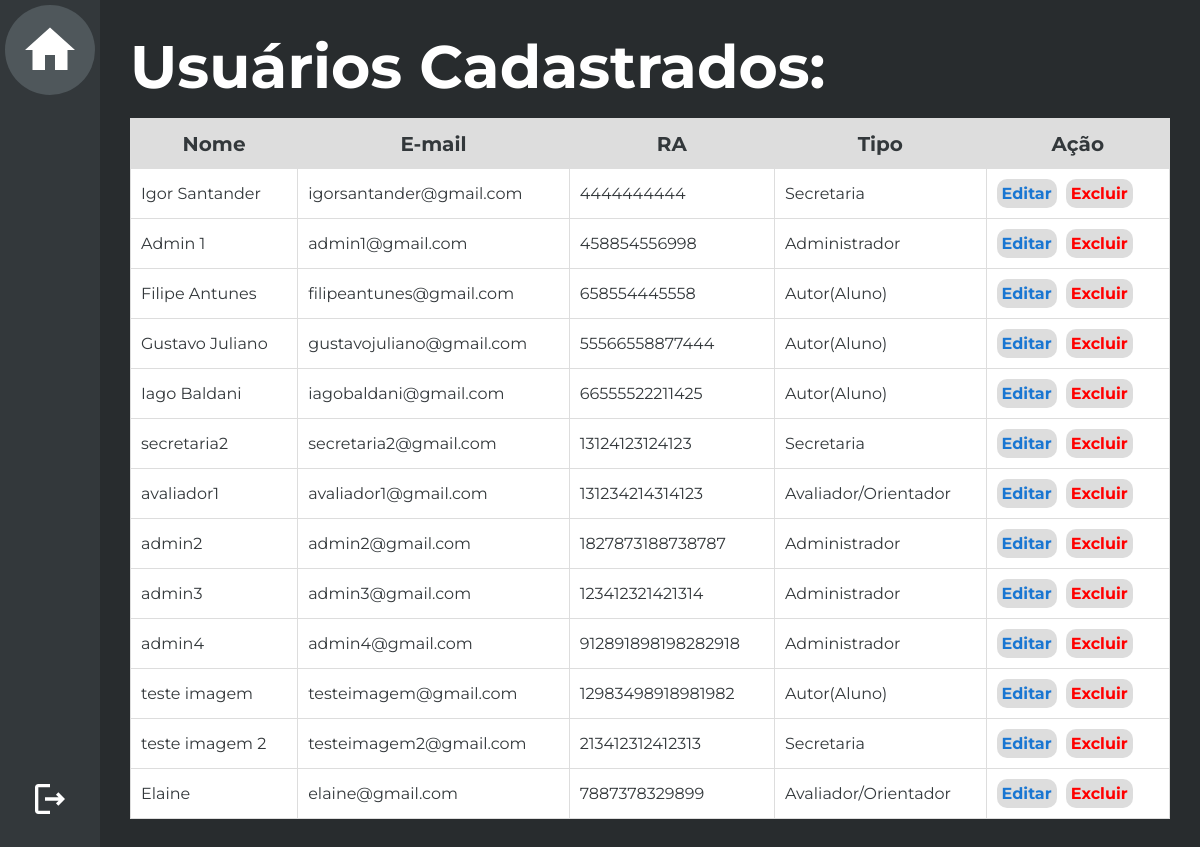
/Edição de usuário/Admin/UsuariosCadastrados.php?id=18 (signed in), run on the app's committed database.
### tables this page shows
CREATE TABLE `usuario` (
  `cod_usuario` smallint(4) NOT NULL,
  `nome` varchar(50) NOT NULL,
  `senha` varchar(32) NOT NULL,
  `cpf` varchar(50) NOT NULL DEFAULT '',
  `email` varchar(50) NOT NULL,
  `matricula` varchar(50) NOT NULL DEFAULT '',
  `tipo` int(11) NOT NULL DEFAULT 0,
  `curso` int(11) NOT NULL,
  `datacadastro` date DEFAULT NULL,
  `diretorio_imagem` varchar(70) NOT NULL
);

### Edição de usuário/Admin/UsuariosCadastrados.php (the view, shortened to what this page needs)
<?php
    include("../../conexao.php");
    $id_usuario = intval($_GET['id']);
    $sql_code = "SELECT * FROM usuario";
    $sql_query = $mysqli->query($sql_code) or die($mysqli->error);
    $linha = $sql_query->fetch_assoc();
?>
<html>
    <head>
        <link rel="stylesheet" type="text/css" href="../styleTabelaUsuarios.css"/>
    </head>
    <body>
        <aside>
            <div class="menu">
                <div class="menu-box home" id="home"><a href="javascript:history.back()">
                    <div class="home-img"> <img src="../../Imagens/home-white-18dp.svg" height="60px"/> </div>
                </a></div>
                <div class="menu-box" id="logout"><a href="../../logout.php">
                    <img src="../../Imagens/logout-white-18dp.svg" height="40px"/>
                </a></div>
            </div>
        </aside>
        <main>
            <div class="principal">
                <div class="filler"></div>
                <div class="container">
                    <h1>Usuários Cadastrados:</h1>
                    <table cellpadding=10>
                        <tr class=titulo>
                            <td>Nome</td>
                            <td>E-mail</td>
                            <td>RA</td>
                            <td>Tipo</td>
                            <td>Ação</td>
                        </tr>
                        <?php
                            do{
                        ?>
                        <tr>
                            <td><?php echo $linha['nome']; ?></td>
                            <td><?php echo $linha['email']; ?></td>
                            <td><?php echo $linha['matricula']; ?></td>
                            <td><?php
                                     if($linha['tipo']==1){
                                         echo "Administrador";
                                     }
                                     else if($linha['tipo']==2){
                                        echo "Autor(Aluno)";
                                    }
                                    else if($linha['tipo']==3){
                                        echo "Avaliador/Orientador";
                                    }
                                    else if($linha['tipo']==4){
                                        echo "Secretaria";
                                    }
                                ?></td>
                            <td>
                                <a href="edicaoUsuarioAdmin.php?usuario=<?php echo $linha['cod_usuario']; ?>&id=<?php echo $id_usuario; ?>">Editar</a>
                                <a href="../../Confirmações/confirmExcluir.php?usuario=<?php echo $linha['cod_usuario']; ?>&id=<?php echo $id_usuario;?>">Excluir</a>
                            </td>
                        </tr>
                        <?php } while($linha = $sql_query->fetch_assoc()); ?>
                    </table>
            </div>
        </main>
    </body>
</html>

### Edição de usuário/styleTabelaUsuarios.css (style rules this page uses)
* { font-family: 'Montserrat', sans-serif; box-sizing:border-box; margin: 0; padding: 0; color:white; text-decoration: none; }
main { display: flex }
.menu { position: fixed; display: flex; flex-direction: column; align-items: center; justify-content: space-between; width: 100px; height: 100%; background-color: #33383B; }
.menu-box { font-weight: bold; display: flex; justify-content: center; align-items: center; width: 100%; height: 100px; padding: 30px; cursor: pointer; transition: all linear 0.3s; }
.home-img { display: flex; align-items: center; justify-content: center; background-color: #4F575B; height: 90px; width: 90px; border-radius: 45px; cursor: pointer; }
.principal { height: 100%; flex: 1; display: flex; align-items: center; background-color: #282C2E; }
.filler { width: 100px; height: 100vh; }
.container { display: flex; flex-direction: column; padding:30px; height:100%; width: 1100px; }
.container h1 { font-size: 60px; margin-bottom: 15px; }
table { background-color: #FFF; width: 100%; border-collapse: collapse; border-top-left-radius: 20px; border-top-right-radius: 20px; }
table tr { height: 50px; }
table td { color: #33383B; padding: 10px; border: 1px solid #ddd; }
td a { margin-right: 5px; display: inline-block; color: #1976D2; font-weight: bold; background-color: #ddd; padding: 5px; border-radius: 10px; transition: all linear 0.3s; }
td a:nth-last-child(1) { color: #ff0000; }
.titulo td { font-weight: bold; font-size: 20px; background-color: #ddd; text-align: center; }

### data on the page
usuario: nome "Igor Santander", email "igorsantander@gmail.com", matricula "4444444444", shows "Secretaria"
usuario: nome "Admin 1", email "admin1@gmail.com", matricula "458854556998", shows "Administrador"
usuario: nome "Filipe Antunes", email "filipeantunes@gmail.com", matricula "658554445558", shows "Autor(Aluno)"
usuario: nome "Gustavo Juliano", email "gustavojuliano@gmail.com", matricula "55566558877444", shows "Autor(Aluno)"
usuario: nome "Iago Baldani", email "iagobaldani@gmail.com", matricula "66555522211425", shows "Autor(Aluno)"
usuario: nome "secretaria2", email "secretaria2@gmail.com", matricula "13124123124123", shows "Secretaria"
usuario: nome "avaliador1", email "avaliador1@gmail.com", matricula "131234214314123", shows "Avaliador/Orientador"
usuario: nome "admin2", email "admin2@gmail.com", matricula "1827873188738787", shows "Administrador"
usuario: nome "admin3", email "admin3@gmail.com", matricula "123412321421314", shows "Administrador"
usuario: nome "admin4", email "admin4@gmail.com", matricula "912891898198282918", shows "Administrador"
usuario: nome "teste imagem", email "testeimagem@gmail.com", matricula "12983498918981982", shows "Autor(Aluno)"
usuario: nome "teste imagem 2", email "testeimagem2@gmail.com", matricula "213412312412313", shows "Secretaria"
usuario: nome "Elaine", email "elaine@gmail.com", matricula "7887378329899", shows "Avaliador/Orientador"
